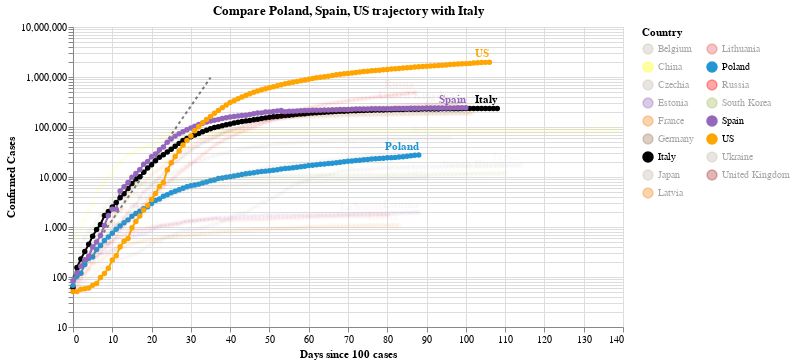

Write notebook code for a chart like this one.
### Code cell
#hide_input
chart2 = make_since_chart(dff2, ['Poland', 'Spain', 'US'], baseline_countries)
chart2

### Figure 1 — Vega-Lite specification as saved in the notebook (floating-point values rounded to 4 significant figures; data arrays with more than 128 entries replaced by an {"elided": "..."} marker saying what was removed)
{"config": {"view": {"continuousWidth": 400, "continuousHeight": 300}}, "layer": [{"data": {"name": "data-628230001892d6798b50651be41d1b3e"}, "mark": {"type": "line", "color": "black", "opacity": 0.5, "strokeDash": [3, 3]}, "encoding": {"x": {"type": "quantitative", "field": "Days since 100 cases"}, "y": {"type": "quantitative", "field": "Confirmed Cases"}}}, {"data": {"name": "data-964d8a34ce68315b9130cb5071e4d3d5"}, "mark": {"type": "line", "point": true}, "encoding": {"color": {"type": "nominal", "field": "Country", "legend": {"columns": 2}, "scale": {"domain": ["Belgium", "China", "Czechia", "Estonia", "France", "Germany", "Italy", "Japan", "Latvia", "Lithuania", "Poland", "Russia", "South Korea", "Spain", "US", "Ukraine", "United Kingdom"], "range": ["#C1B7AD", "yellow", "#C1B7AD", "#9467bd", "#F58518", "#9D755D", "black", "#C1B7AD", "#F58518", "#E45756", "#2495D3", "red", "#A1BA59", "#9467bd", "orange", "#C1B7AD", "brown"]}}, "opacity": {"condition": {"value": 1, "selection": "selector004"}, "value": 0.05}, "tooltip": [{"type": "nominal", "field": "Country"}, {"type": "temporal", "field": "Date"}, {"type": "quantitative", "field": "Confirmed Cases"}, {"type": "quantitative", "field": "Days since 100 cases"}], "x": {"type": "quantitative", "field": "Days since 100 cases"}, "y": {"type": "quantitative", "field": "Confirmed Cases", "scale": {"type": "log"}}}, "selection": {"selector004": {"type": "multi", "fields": ["Country"], "bind": "legend", "init": [{"Country": "Poland"}, {"Country": "Spain"}, {"Country": "US"}, {"Country": "Italy"}]}}, "width": 550}, {"data": {"name": "data-964d8a34ce68315b9130cb5071e4d3d5"}, "mark": {"type": "text", "align": "right", "dy": -8, "fontWeight": "bold"}, "encoding": {"color": {"type": "nominal", "field": "Country", "legend": {"columns": 2}, "scale": {"domain": ["Belgium", "China", "Czechia", "Estonia", "France", "Germany", "Italy", "Japan", "Latvia", "Lithuania", "Poland", "Russia", "South Korea", "Spain", "US", "Ukraine", "United Kingdom"], "range": ["#C1B7AD", "yellow", "#C1B7AD", "#9467bd", "#F58518", "#9D755D", "black", "#C1B7AD", "#F58518", "#E45756", "#2495D3", "red", "#A1BA59", "#9467bd", "orange", "#C1B7AD", "brown"]}}, "opacity": {"condition": {"value": 1, "selection": "selector004"}, "value": 0.05}, "text": {"type": "nominal", "field": "Country"}, "tooltip": [{"type": "nominal", "field": "Country"}, {"type": "temporal", "field": "Date"}, {"type": "quantitative", "field": "Confirmed Cases"}, {"type": "quantitative", "field": "Days since 100 cases"}], "x": {"type": "quantitative", "field": "Days since 100 cases"}, "y": {"type": "quantitative", "field": "Confirmed Cases", "scale": {"type": "log"}}}, "transform": [{"filter": "(datum['Date'] >= 1591660800000)"}], "width": 550}], "title": "Compare Poland, Spain, US trajectory with Italy", "$schema": "https://vega.github.io/schema/vega-lite/v4.0.2.json", "datasets": {"data-628230001892d6798b50651be41d1b3e": [{"Days since 100 cases": 0, "Confirmed Cases": 100.0}, {"Days since 100 cases": 1, "Confirmed Cases": 130.0}, {"Days since 100 cases": 2, "Confirmed Cases": 169.0}, {"Days since 100 cases": 3, "Confirmed Cases": 219.7}, {"Days since 100 cases": 4, "Confirmed Cases": 285.6}, {"Days since 100 cases": 5, "Confirmed Cases": 371.3}, {"Days since 100 cases": 6, "Confirmed Cases": 482.7}, {"Days since 100 cases": 7, "Confirmed Cases": 627.5}, {"Days since 100 cases": 8, "Confirmed Cases": 815.7}, {"Days since 100 cases": 9, "Confirmed Cases": 1060.0}, {"Days since 100 cases": 10, "Confirmed Cases": 1379.0}, {"Days since 100 cases": 11, "Confirmed Cases": 1792.0}, {"Days since 100 cases": 12, "Confirmed Cases": 2330.0}, {"Days since 100 cases": 13, "Confirmed Cases": 3029.0}, {"Days since 100 cases": 14, "Confirmed Cases": 3937.0}, {"Days since 100 cases": 15, "Confirmed Cases": 5119.0}, {"Days since 100 cases": 16, "Confirmed Cases": 6654.0}, {"Days since 100 cases": 17, "Confirmed Cases": 8650.0}, {"Days since 100 cases": 18, "Confirmed Cases": 11250.0}, {"Days since 100 cases": 19, "Confirmed Cases": 14620.0}, {"Days since 100 cases": 20, "Confirmed Cases": 19000.0}, {"Days since 100 cases": 21, "Confirmed Cases": 24710.0}, {"Days since 100 cases": 22, "Confirmed Cases": 32120.0}, {"Days since 100 cases": 23, "Confirmed Cases": 41750.0}, {"Days since 100 cases": 24, "Confirmed Cases": 54280.0}, {"Days since 100 cases": 25, "Confirmed Cases": 70560.0}, {"Days since 100 cases": 26, "Confirmed Cases": 91730.0}, {"Days since 100 cases": 27, "Confirmed Cases": 119300.0}, {"Days since 100 cases": 28, "Confirmed Cases": 155000.0}, {"Days since 100 cases": 29, "Confirmed Cases": 201500.0}, {"Days since 100 cases": 30, "Confirmed Cases": 262000.0}, {"Days since 100 cases": 31, "Confirmed Cases": 340600.0}, {"Days since 100 cases": 32, "Confirmed Cases": 442800.0}, {"Days since 100 cases": 33, "Confirmed Cases": 575600.0}, {"Days since 100 cases": 34, "Confirmed Cases": 748300.0}, {"Days since 100 cases": 35, "Confirmed Cases": 972800.0}], "data-964d8a34ce68315b9130cb5071e4d3d5": {"elided": "1686 records"}}}
